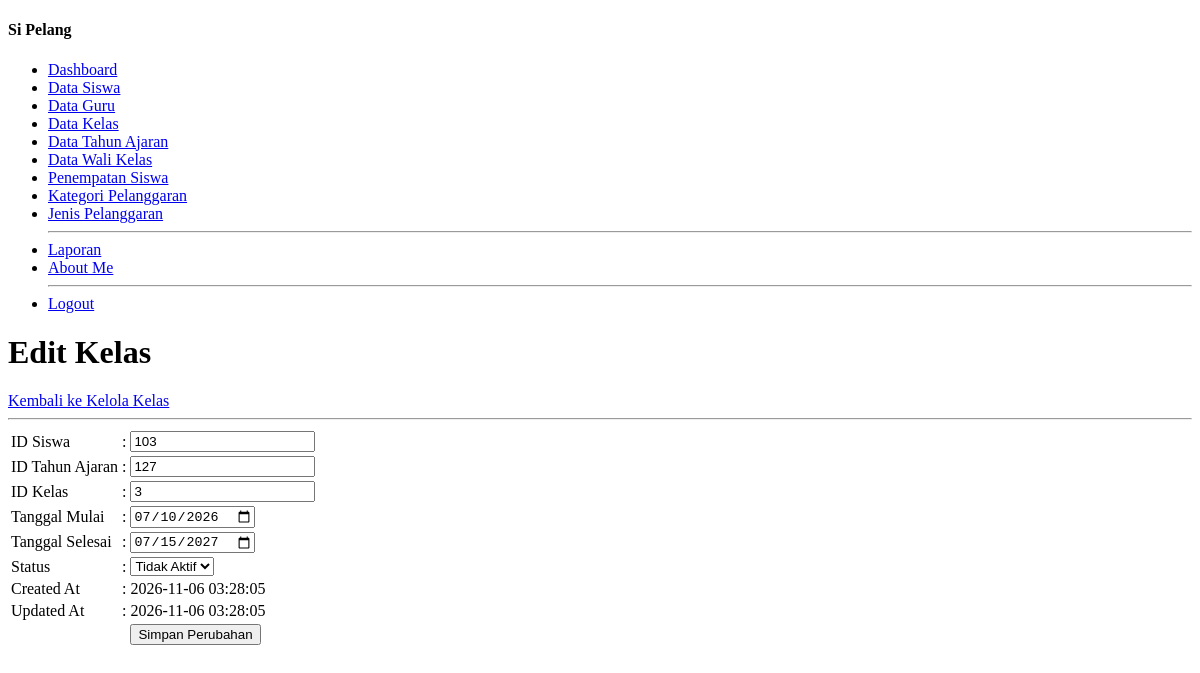
/edit_kelas_siswa.php?id=101 (signed in), run on an earlier commit of the app's database.
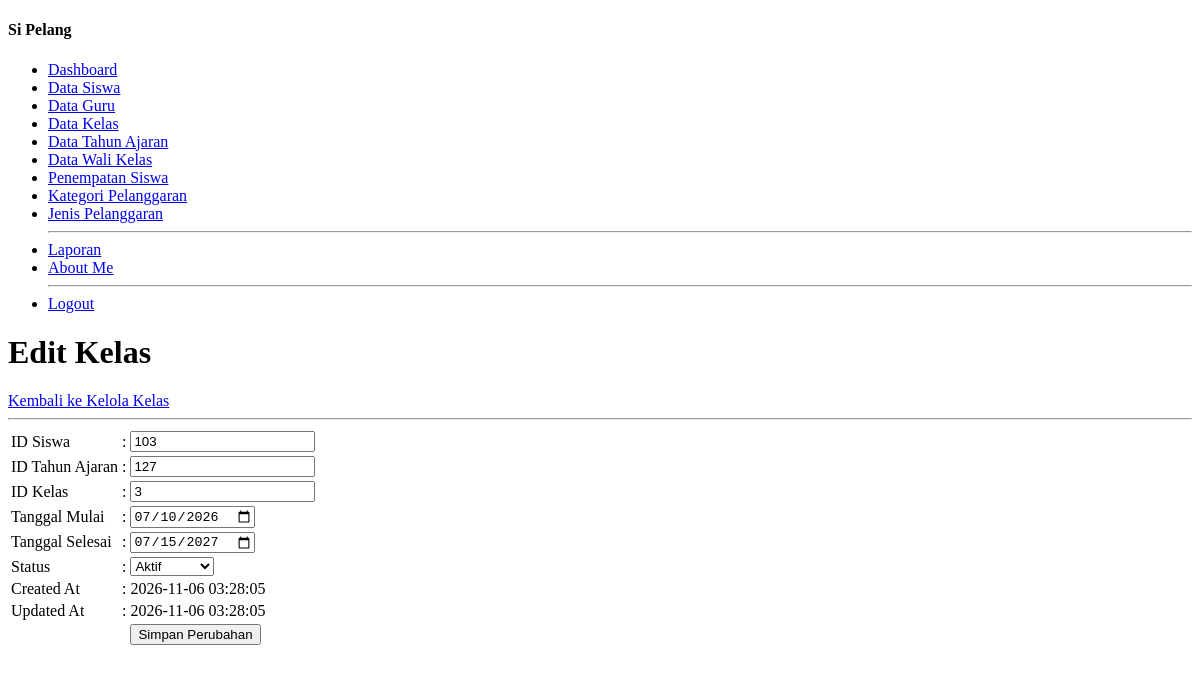
And on a later commit of the database.
### tables this page shows
CREATE TABLE `t_kelas_siswa` (
  `id` int(11) NOT NULL,
  `siswa_id` int(11) DEFAULT NULL,
  `tahun_ajaran_id` int(11) DEFAULT NULL,
  `kelas_id` int(11) DEFAULT NULL,
  `tanggal_mulai` date NOT NULL,
  `tanggal_selesai` date NOT NULL,
  `status_aktif` tinyint(1) NOT NULL,
  `created_at` timestamp NOT NULL DEFAULT current_timestamp(),
  `updated_at` timestamp NOT NULL DEFAULT current_timestamp()
);

### edit_kelas_siswa.php (the view, shortened to what this page needs)
<?php
include 'config/koneksi.php';
$id = $_GET['id'];
$sql = "SELECT *
        FROM t_kelas_siswa
        WHERE id='$id'";
$hasil = mysqli_query($koneksi, $sql);
$kelas = mysqli_fetch_assoc($hasil);
?>
<!DOCTYPE html>
<html lang="id">
<head>
</head>
<body>
<div class="row">
        <?php include 'layout/sidebar.php'; ?>
        <main class="col-md-9 col-lg-10 p-4">
<h1>Edit Kelas</h1>
<a href="kelola_kelas.php">
    Kembali ke Kelola Kelas
</a>
<hr>
<form action="proses_edit_kelas.php" method="POST">
    <table>
        <tr>
            <td>ID Siswa</td>
            <td>:</td>
            <td>
                <input
                    type="number"
                    name="siswa_id"
                    value="<?php echo $kelas['siswa_id']; ?>"
                    required
                >
            </td>
        </tr>
        <tr>
            <td>ID Tahun Ajaran</td>
            <td>:</td>
            <td>
                <input
                    type="number"
                    name="tahun_ajaran_id"
                    value="<?php echo $kelas['tahun_ajaran_id']; ?>"
                    required
                >
            </td>
        </tr>
        <tr>
            <td>ID Kelas</td>
            <td>:</td>
            <td>
                <input
                    type="number"
                    name="kelas_id"
                    value="<?php echo $kelas['kelas_id']; ?>"
                    required
                >
            </td>
        </tr>
        <tr>
            <td>Tanggal Mulai</td>
            <td>:</td>
            <td>
                <input
                    type="date"
                    name="tanggal_mulai"
                    value="<?php echo $kelas['tanggal_mulai']; ?>"
                    required
                >
            </td>
        </tr>
        <tr>
            <td>Tanggal Selesai</td>
            <td>:</td>
            <td>
                <input
                    type="date"
                    name="tanggal_selesai"
                    value="<?php echo $kelas['tanggal_selesai']; ?>"
                    required
                >
            </td>
        </tr>
        <tr>
            <td>Status</td>
            <td>:</td>
            <td>
                <select name="status_aktif">
                    <option
                        value="1"
                        <?php
                        if ($kelas['status_aktif'] == 1) {
                            echo "selected";
                        }
                        ?>
                    >
                        Aktif
                    </option>
                    <option
                        value="0"
                        <?php
                        if ($kelas['status_aktif'] == 0) {
                            echo "selected";
                        }
                        ?>
                    >
                        Tidak Aktif
                    </option>
                </select>
            </td>
        </tr>
        <tr>
            <td>Created At</td>
            <td>:</td>
            <td>
                <?php echo $kelas['created_at']; ?>
            </td>
        </tr>
        <tr>
            <td>Updated At</td>
            <td>:</td>
            <td>
                <?php echo $kelas['updated_at']; ?>
            </td>
        </tr>
        <tr>
            <td></td>
            <td></td>
            <td>
                <button
                    type="submit"
                    name="edit"
                >
                    Simpan Perubahan
                </button>
            </td>
        </tr>
    </table>
</form>
</body>
</html>

What changed in the data, as far as the page shows it:
changed t_kelas_siswa: status_aktif "Tidak Aktif" → "Aktif"
